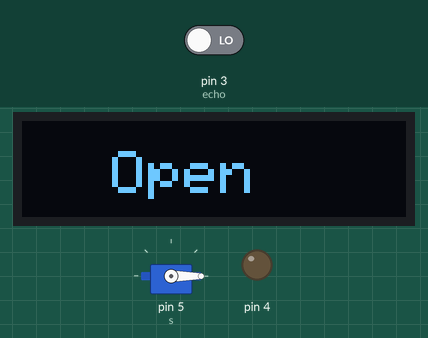
Recording of a sketch running on a simulated Arduino Uno, built with avr-gcc and run on an emulated ATmega328P. On the bench: 128×32 one-colour display, servo, output pins drawn as LEDs (lit = HIGH). Inputs (shaded band) come from the test bench; at power-on: pin 3 (echo) LOW. The display library's start-up logo is not drawn; pins used as bus, display or sensor lines are not drawn; what the sketch prints to the serial monitor is not drawn.

Above: at 3.2 s.
At 6.2 s:
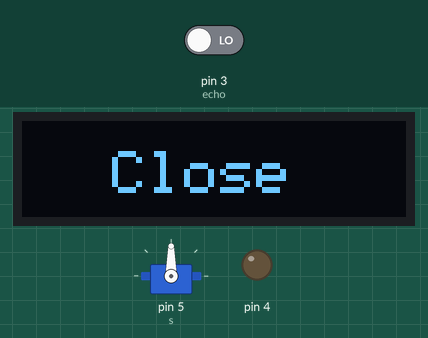
Timing chart, 0 to 40.0 s (numbered marks = the images above):
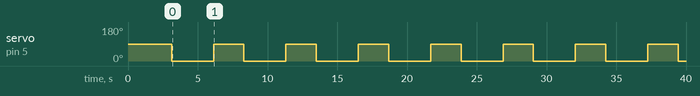

The sketch:

gun1.ino
```cpp
#include <Servo.h>
Servo s;

#include <SPI.h>
#include <Wire.h>
#include <Adafruit_GFX.h>
#include <Adafruit_SSD1306.h>

#define WIRE Wire
Adafruit_SSD1306 display = Adafruit_SSD1306(128, 32, &WIRE);

int trig = 2;
int echo = 3;
void setup() {
  Serial.begin(9600);

  display.begin(SSD1306_SWITCHCAPVCC, 0x3C); // Address 0x3C for 128x32
  display.display();
  delay(1000);
  display.clearDisplay();
  display.display();
  display.setTextSize(1);
  display.setTextColor(SSD1306_WHITE);
  display.setCursor(0,0);
  display.print("Connecting to SSID\n'adafruit':");
  display.print("connected!");
  display.println("IP: 10.0.1.23");
  display.println("Sending val #0");
  display.setCursor(0,0);
  display.display(); // actually display all of the above


  pinMode(4, OUTPUT);
  s.attach(5);
  pinMode(trig,OUTPUT);  pinMode(echo,INPUT);}

void loop() {
  Serial.println(distance());
  if(distance() <= 15){
    Show("Open");
    s.write(0);
    delay(3000);
    }
  s.write(90);
  Show("Close");

  delay(100);
  yield();
  display.display();
  }

int distance(){
  digitalWrite(trig,1); delay(10);
  digitalWrite(trig,0);
  int time = pulseIn(echo,1);
  int dis = (time/2)/28.97;
  return dis;}

void Show(String i){
  display.clearDisplay();
  display.display();
  display.setTextSize(2);
  display.setTextColor(SSD1306_WHITE);
  display.setCursor(30,10);
  display.print(i);
  display.setCursor(0,0);
  display.display(); // actually display all of the above
}
```

Measured:
- by itself, servo on pin 5 (s): alternates 90° for 2.2 s and 0° for 3.0 s
- what the display in image 0 shows lasts 3.0 s, from 3.1 s to 6.1 s
